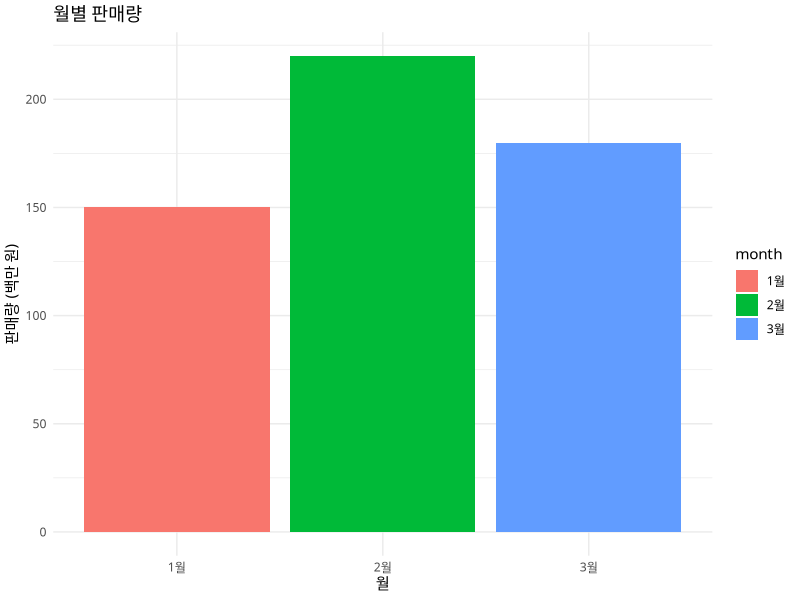

Write the R code that produced this figure.
## ---- chunk 1
#| echo: true
#| output-location: slide

library(ggplot2)

# 예시 데이터 생성
sales_data <- data.frame(
  month = factor(c("1월", "2월", "3월"), levels = c("1월", "2월", "3월")),
  sales = c(150, 220, 180)
)

# 그래프 생성
ggplot(sales_data, aes(x = month, y = sales, fill = month)) +
  geom_bar(stat = "identity") +
  labs(title = "월별 판매량", x = "월", y = "판매량 (백만 원)") +
  theme_minimal(base_family = "NanumGothic") # 한글 폰트 지정
